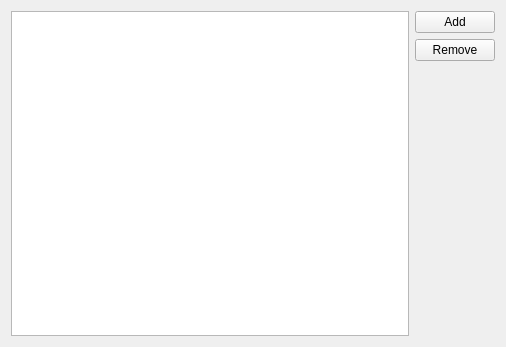
<?xml version="1.0" encoding="UTF-8"?>
<ui version="4.0">
 <class>DirList</class>
 <widget class="QWidget" name="DirList">
  <property name="geometry">
   <rect>
    <x>0</x>
    <y>0</y>
    <width>506</width>
    <height>347</height>
   </rect>
  </property>
  <property name="windowTitle">
   <string>DirectoryList</string>
  </property>
  <layout class="QHBoxLayout" name="horizontalLayout_2">
   <item>
    <widget class="QTableView" name="table">
     <property name="editTriggers">
      <set>QAbstractItemView::NoEditTriggers</set>
     </property>
     <property name="selectionMode">
      <enum>QAbstractItemView::SingleSelection</enum>
     </property>
     <property name="selectionBehavior">
      <enum>QAbstractItemView::SelectRows</enum>
     </property>
     <property name="sortingEnabled">
      <bool>true</bool>
     </property>
     <attribute name="horizontalHeaderStretchLastSection">
      <bool>true</bool>
     </attribute>
     <attribute name="verticalHeaderVisible">
      <bool>false</bool>
     </attribute>
    </widget>
   </item>
   <item>
    <layout class="QVBoxLayout" name="verticalLayout">
     <item>
      <widget class="QPushButton" name="pbAdd">
       <property name="text">
        <string>Add</string>
       </property>
       <property name="icon">
        <iconset theme="list-add">
         <normaloff>.</normaloff>.</iconset>
       </property>
      </widget>
     </item>
     <item>
      <widget class="QPushButton" name="pbRemove">
       <property name="text">
        <string>Remove</string>
       </property>
       <property name="icon">
        <iconset theme="list-remove">
         <normaloff>.</normaloff>.</iconset>
       </property>
      </widget>
     </item>
     <item>
      <spacer name="verticalSpacer">
       <property name="orientation">
        <enum>Qt::Vertical</enum>
       </property>
       <property name="sizeHint" stdset="0">
        <size>
         <width>20</width>
         <height>40</height>
        </size>
       </property>
      </spacer>
     </item>
    </layout>
   </item>
  </layout>
  <action name="actionAddDir">
   <property name="text">
    <string>AddDir</string>
   </property>
  </action>
  <action name="actionRemDir">
   <property name="text">
    <string>RemDir</string>
   </property>
  </action>
 </widget>
 <resources/>
 <connections>
  <connection>
   <sender>actionAddDir</sender>
   <signal>triggered()</signal>
   <receiver>DirList</receiver>
   <slot>addDir()</slot>
   <hints>
    <hint type="sourcelabel">
     <x>-1</x>
     <y>-1</y>
    </hint>
    <hint type="destinationlabel">
     <x>252</x>
     <y>173</y>
    </hint>
   </hints>
  </connection>
  <connection>
   <sender>actionRemDir</sender>
   <signal>triggered()</signal>
   <receiver>DirList</receiver>
   <slot>remDir()</slot>
   <hints>
    <hint type="sourcelabel">
     <x>-1</x>
     <y>-1</y>
    </hint>
    <hint type="destinationlabel">
     <x>252</x>
     <y>173</y>
    </hint>
   </hints>
  </connection>
  <connection>
   <sender>pbAdd</sender>
   <signal>clicked()</signal>
   <receiver>actionAddDir</receiver>
   <slot>trigger()</slot>
   <hints>
    <hint type="sourcelabel">
     <x>129</x>
     <y>324</y>
    </hint>
    <hint type="destinationlabel">
     <x>-1</x>
     <y>-1</y>
    </hint>
   </hints>
  </connection>
  <connection>
   <sender>pbRemove</sender>
   <signal>clicked()</signal>
   <receiver>actionRemDir</receiver>
   <slot>trigger()</slot>
   <hints>
    <hint type="sourcelabel">
     <x>375</x>
     <y>324</y>
    </hint>
    <hint type="destinationlabel">
     <x>-1</x>
     <y>-1</y>
    </hint>
   </hints>
  </connection>
 </connections>
 <slots>
  <slot>addDir()</slot>
  <slot>remDir()</slot>
 </slots>
</ui>
